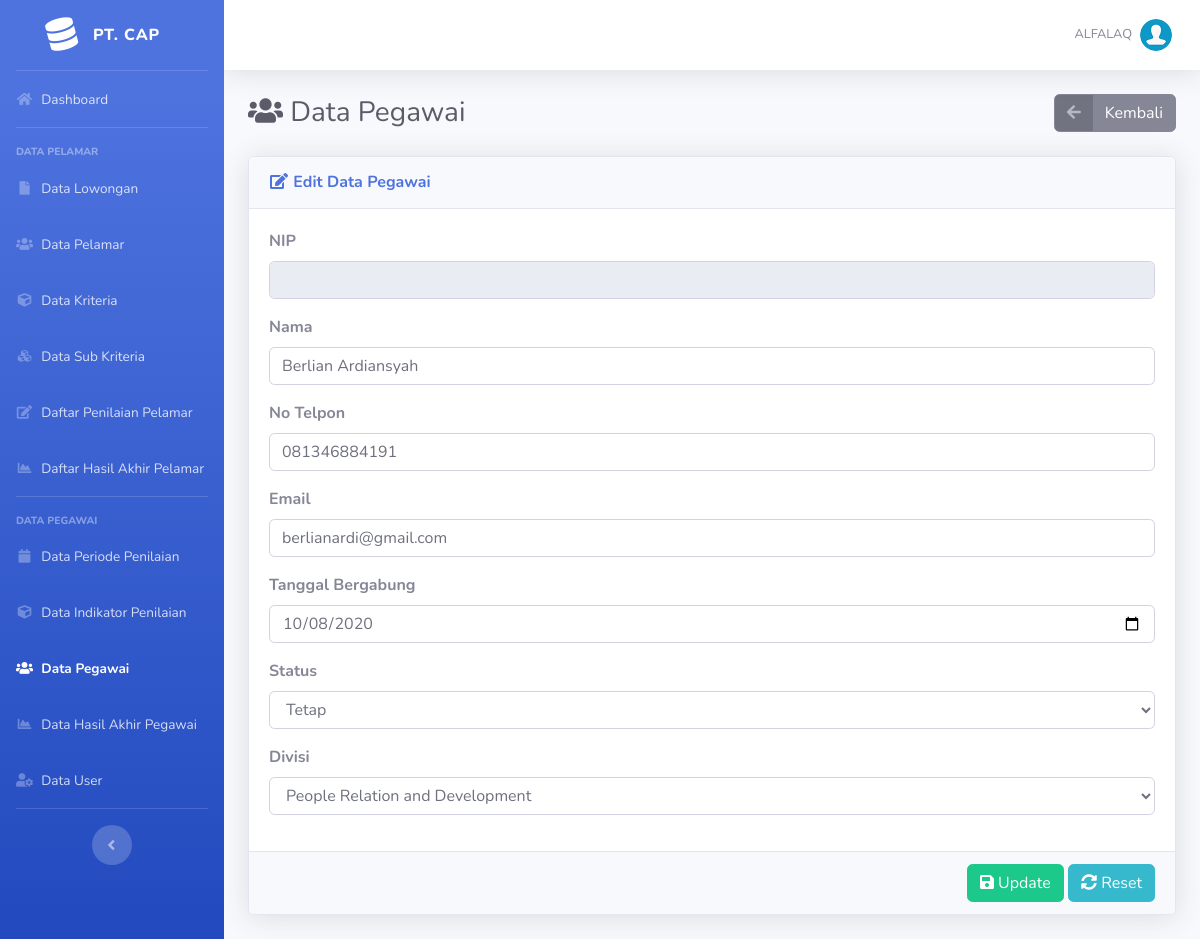
Page /admin/edit-pegawai.php?id=1 (signed in) on the earlier database version.
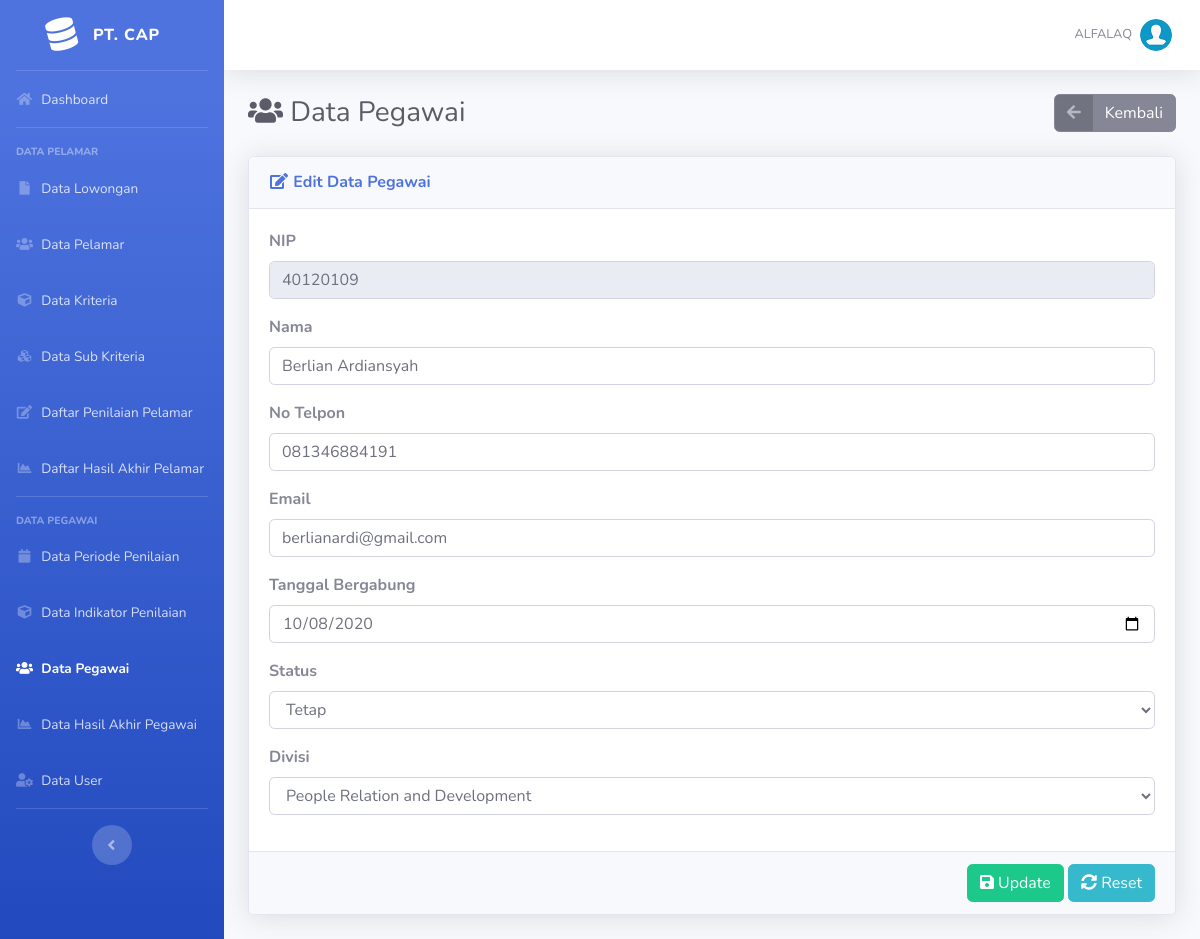
Same page on the later database version.
### tables this page shows
CREATE TABLE `pegawai` (
  `id_pegawai` int(11) NOT NULL,
  `nip` char(8) NOT NULL,
  `nama_pegawai` varchar(100) NOT NULL,
  `no_telp` varchar(13) NOT NULL,
  `email` varchar(100) NOT NULL,
  `tgl_bergabung` date NOT NULL,
  `id_status` int(11) NOT NULL,
  `id_divisi` int(11) NOT NULL
);

CREATE TABLE `status` (
  `id_status` int(11) NOT NULL,
  `status` enum('Kontrak','Tetap') NOT NULL
);

CREATE TABLE `divisi` (
  `id_divisi` int(11) NOT NULL,
  `nama_divisi` varchar(50) NOT NULL
);

### admin/edit-pegawai.php (the view, shortened to what this page needs)
<?php require_once('../includes/init.php'); ?>
<?php
$sukses = false;
$ada_error = false;
$id_div = (isset($_GET['id_divisi']) ? $_GET['id_divisi'] : '');
$id_pegawai = (isset($_GET['id'])) ? trim($_GET['id']) : '';
$divisi = mysqli_query($koneksi, "SELECT * FROM divisi");
$status = mysqli_query($koneksi, "SELECT * FROM status");
?>
<?php
require_once('../template/header.php');
?>
<div class="d-sm-flex align-items-center justify-content-between mb-4">
	<h1 class="h3 mb-0 text-gray-800"><i class="fas fa-fw fa-users"></i> Data Pegawai</h1>
	<a href="list-pegawai.php?id_divisi=<?= $id_div; ?>" class="btn btn-secondary btn-icon-split"><span class="icon text-white-50"><i class="fas fa-arrow-left"></i></span>
		<span class="text">Kembali</span>
	</a>
</div>
<?php if ($sukses) : ?>
	<div class="alert alert-success">
		Data berhasil disimpan
	</div>
<?php elseif ($ada_error) : ?>
	<div class="alert alert-info">
		<?php echo $ada_error; ?>
	</div>
<?php else : ?>
	<form action="edit-pegawai.php?id=<?php echo $id_pegawai; ?>" method="post">
		<div class="card shadow mb-4">
			<div class="card-header py-3">
				<h6 class="m-0 font-weight-bold text-primary"><i class="fas fa-fw fa-edit"></i> Edit Data Pegawai</h6>
			</div>
			<?php
			if (!$id_pegawai) {
			?>
				<div class="card-body">
					<div class="alert alert-danger">Data tidak ada</div>
				</div>
				<?php
			} else {
				$data = mysqli_query($koneksi, "SELECT * FROM pegawai WHERE id_pegawai='$id_pegawai'");
				$cek = mysqli_num_rows($data);
				if ($cek <= 0) {
				?>
					<div class="card-body">
						<div class="alert alert-danger">Data tidak ada</div>
					</div>
					<?php
				} else {
					while ($d = mysqli_fetch_assoc($data)) {
					?>
						<div class="card-body">
							<div class="row">
								<div class="form-group col-md-12">
									<label class="font-weight-bold" for="nama">NIP</label>
									<input autocomplete="off" type="text" name="nip" required value="<?php echo $d['nip']; ?>" class="form-control" readonly />
								</div>
							</div>
							<div class="row">
								<div class="form-group col-md-12">
									<label class="font-weight-bold" for="nama">Nama</label>
									<input autocomplete="off" type="text" name="nama_pegawai" required value="<?php echo $d['nama_pegawai']; ?>" class="form-control" />
								</div>
							</div>
							<div class="row">
								<div class="form-group col-md-12">
									<label class="font-weight-bold" for="no_telp">No Telpon</label>
									<input autocomplete="off" type="text" name="no_telp" required pattern="[0-9]+" minlength="11" maxlength="13" value="<?php echo $d['no_telp']; ?>" class="form-control" />
								</div>
							</div>
							<div class="row">
								<div class="form-group col-md-12">
									<label class="font-weight-bold" for="email">Email</label>
									<input autocomplete="off" type="text" name="email" required value="<?php echo $d['email']; ?>" class="form-control" />
								</div>
							</div>
							<div class="row">
								<div class="form-group col-md-12">
									<label class="font-weight-bold" for="tgl_bergabung">Tanggal Bergabung</label>
									<input autocomplete="off" type="date" name="tgl_bergabung" required value="<?php echo $d['tgl_bergabung']; ?>" class="form-control" />
								</div>
							</div>
							<div class="row">
								<div class="form-group col-md-12">
									<label class="font-weight-bold">Status</label>
									<select name="id_status" id="id_status" class="form-control">
										<?php while ($row = mysqli_fetch_assoc($status)) : ?>
											<option value="<?= $row['id_status']; ?>" <?php if ($row['id_status'] == $d['id_status']) {
																							echo "selected";
																						} ?>><?= $row['status']; ?></option>
										<?php endwhile; ?>
									</select>
								</div>
							</div>
							<div class="row">
								<div class="form-group col-md-12">
									<label class="font-weight-bold">Divisi</label>
									<select name="id_divisi" id="id_divisi" class="form-control">
										<?php while ($row = mysqli_fetch_assoc($divisi)) : ?>
											<option value="<?= $row['id_divisi']; ?>" <?php if ($row['id_divisi'] == $d['id_divisi']) {
																							echo "selected";
																						} ?>><?= $row['nama_divisi']; ?></option>
										<?php endwhile; ?>
									</select>
								</div>
							</div>
						</div>
						<div class="card-footer text-right">
							<button name="submit" value="submit" type="submit" class="btn btn-success"><i class="fa fa-save"></i> Update</button>
							<button type="reset" class="btn btn-info"><i class="fa fa-sync-alt"></i> Reset</button>
						</div>
			<?php
					}
				}
			}
			?>
		</div>
	</form>
<?php
endif;
require_once('../template/footer.php');
?>

Differences in the rows shown:
changed pegawai "Berlian Ardiansyah": nip (not shown) → "40120109"
